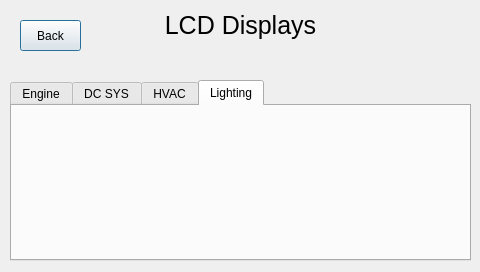
<?xml version="1.0" encoding="UTF-8"?>
<ui version="4.0">
 <class>lcd_display</class>
 <widget class="QDialog" name="lcd_display">
  <property name="geometry">
   <rect>
    <x>0</x>
    <y>0</y>
    <width>480</width>
    <height>272</height>
   </rect>
  </property>
  <property name="windowTitle">
   <string>Monitoring and Control Terminal</string>
  </property>
  <property name="windowIcon">
   <iconset resource="interface.qrc">
    <normaloff>:/new/prefix1/Graphics/microwattlogo.png</normaloff>:/new/prefix1/Graphics/microwattlogo.png</iconset>
  </property>
  <widget class="QTabWidget" name="tabWidget">
   <property name="geometry">
    <rect>
     <x>10</x>
     <y>80</y>
     <width>461</width>
     <height>181</height>
    </rect>
   </property>
   <property name="tabShape">
    <enum>QTabWidget::Rounded</enum>
   </property>
   <property name="currentIndex">
    <number>3</number>
   </property>
   <widget class="QWidget" name="tab">
    <attribute name="title">
     <string>Engine</string>
    </attribute>
    <widget class="QLabel" name="label_2">
     <property name="geometry">
      <rect>
       <x>0</x>
       <y>0</y>
       <width>101</width>
       <height>41</height>
      </rect>
     </property>
     <property name="text">
      <string>Humidity
Level</string>
     </property>
     <property name="alignment">
      <set>Qt::AlignCenter</set>
     </property>
    </widget>
    <widget class="QLabel" name="label_3">
     <property name="geometry">
      <rect>
       <x>0</x>
       <y>50</y>
       <width>101</width>
       <height>41</height>
      </rect>
     </property>
     <property name="text">
      <string>Room
Temperature</string>
     </property>
     <property name="alignment">
      <set>Qt::AlignCenter</set>
     </property>
    </widget>
    <widget class="QLabel" name="label_4">
     <property name="geometry">
      <rect>
       <x>0</x>
       <y>100</y>
       <width>101</width>
       <height>41</height>
      </rect>
     </property>
     <property name="text">
      <string>&lt;html&gt;&lt;head/&gt;&lt;body&gt;&lt;p&gt;CO&lt;span style=&quot; vertical-align:super;&quot;&gt;2 &lt;/span&gt;Level&lt;/p&gt;&lt;/body&gt;&lt;/html&gt;</string>
     </property>
     <property name="alignment">
      <set>Qt::AlignCenter</set>
     </property>
    </widget>
    <widget class="QLCDNumber" name="display_roomtemp">
     <property name="geometry">
      <rect>
       <x>110</x>
       <y>60</y>
       <width>64</width>
       <height>23</height>
      </rect>
     </property>
     <property name="frameShape">
      <enum>QFrame::NoFrame</enum>
     </property>
    </widget>
    <widget class="QLabel" name="label_5">
     <property name="geometry">
      <rect>
       <x>180</x>
       <y>70</y>
       <width>31</width>
       <height>16</height>
      </rect>
     </property>
     <property name="text">
      <string>°C</string>
     </property>
    </widget>
    <widget class="QLCDNumber" name="display_co2">
     <property name="geometry">
      <rect>
       <x>110</x>
       <y>110</y>
       <width>64</width>
       <height>23</height>
      </rect>
     </property>
     <property name="frameShape">
      <enum>QFrame::NoFrame</enum>
     </property>
    </widget>
    <widget class="QLabel" name="label_6">
     <property name="geometry">
      <rect>
       <x>180</x>
       <y>120</y>
       <width>41</width>
       <height>16</height>
      </rect>
     </property>
     <property name="text">
      <string>ppm</string>
     </property>
    </widget>
    <widget class="QLCDNumber" name="display_watertemp">
     <property name="geometry">
      <rect>
       <x>330</x>
       <y>10</y>
       <width>64</width>
       <height>23</height>
      </rect>
     </property>
     <property name="frameShape">
      <enum>QFrame::NoFrame</enum>
     </property>
    </widget>
    <widget class="QLabel" name="label_8">
     <property name="geometry">
      <rect>
       <x>230</x>
       <y>0</y>
       <width>101</width>
       <height>41</height>
      </rect>
     </property>
     <property name="text">
      <string>Water
Temperature</string>
     </property>
     <property name="alignment">
      <set>Qt::AlignCenter</set>
     </property>
    </widget>
    <widget class="QLabel" name="label_9">
     <property name="geometry">
      <rect>
       <x>400</x>
       <y>20</y>
       <width>31</width>
       <height>16</height>
      </rect>
     </property>
     <property name="text">
      <string>°C</string>
     </property>
    </widget>
    <widget class="QLCDNumber" name="display_humidity">
     <property name="geometry">
      <rect>
       <x>110</x>
       <y>10</y>
       <width>64</width>
       <height>23</height>
      </rect>
     </property>
     <property name="frameShape">
      <enum>QFrame::NoFrame</enum>
     </property>
    </widget>
    <widget class="QLabel" name="label_10">
     <property name="geometry">
      <rect>
       <x>180</x>
       <y>20</y>
       <width>31</width>
       <height>16</height>
      </rect>
     </property>
     <property name="text">
      <string>%</string>
     </property>
    </widget>
    <widget class="QLCDNumber" name="display_airouttemp">
     <property name="geometry">
      <rect>
       <x>330</x>
       <y>60</y>
       <width>64</width>
       <height>23</height>
      </rect>
     </property>
     <property name="frameShape">
      <enum>QFrame::NoFrame</enum>
     </property>
    </widget>
    <widget class="QLabel" name="label_15">
     <property name="geometry">
      <rect>
       <x>230</x>
       <y>50</y>
       <width>101</width>
       <height>41</height>
      </rect>
     </property>
     <property name="text">
      <string>Air Out
Temperature</string>
     </property>
     <property name="alignment">
      <set>Qt::AlignCenter</set>
     </property>
    </widget>
    <widget class="QLabel" name="label_16">
     <property name="geometry">
      <rect>
       <x>400</x>
       <y>70</y>
       <width>31</width>
       <height>16</height>
      </rect>
     </property>
     <property name="text">
      <string>°C</string>
     </property>
    </widget>
    <widget class="QLCDNumber" name="display_airintemp">
     <property name="geometry">
      <rect>
       <x>330</x>
       <y>110</y>
       <width>64</width>
       <height>23</height>
      </rect>
     </property>
     <property name="frameShape">
      <enum>QFrame::NoFrame</enum>
     </property>
    </widget>
    <widget class="QLabel" name="label_18">
     <property name="geometry">
      <rect>
       <x>230</x>
       <y>100</y>
       <width>101</width>
       <height>41</height>
      </rect>
     </property>
     <property name="text">
      <string>Air In
Temperature</string>
     </property>
     <property name="alignment">
      <set>Qt::AlignCenter</set>
     </property>
    </widget>
    <widget class="QLabel" name="label_19">
     <property name="geometry">
      <rect>
       <x>400</x>
       <y>120</y>
       <width>31</width>
       <height>16</height>
      </rect>
     </property>
     <property name="text">
      <string>°C</string>
     </property>
    </widget>
   </widget>
   <widget class="QWidget" name="tab_2">
    <attribute name="title">
     <string>DC SYS</string>
    </attribute>
    <widget class="QSlider" name="control_roomtemp">
     <property name="geometry">
      <rect>
       <x>40</x>
       <y>10</y>
       <width>21</width>
       <height>101</height>
      </rect>
     </property>
     <property name="minimum">
      <number>15</number>
     </property>
     <property name="maximum">
      <number>25</number>
     </property>
     <property name="value">
      <number>18</number>
     </property>
     <property name="orientation">
      <enum>Qt::Vertical</enum>
     </property>
    </widget>
    <widget class="QLabel" name="label_11">
     <property name="geometry">
      <rect>
       <x>0</x>
       <y>110</y>
       <width>101</width>
       <height>41</height>
      </rect>
     </property>
     <property name="text">
      <string>Room
Temperature</string>
     </property>
     <property name="alignment">
      <set>Qt::AlignCenter</set>
     </property>
    </widget>
    <widget class="QLabel" name="label_12">
     <property name="geometry">
      <rect>
       <x>270</x>
       <y>110</y>
       <width>101</width>
       <height>41</height>
      </rect>
     </property>
     <property name="text">
      <string>Low
Humidity</string>
     </property>
     <property name="alignment">
      <set>Qt::AlignCenter</set>
     </property>
    </widget>
    <widget class="QSlider" name="control_watertemp">
     <property name="geometry">
      <rect>
       <x>130</x>
       <y>10</y>
       <width>21</width>
       <height>101</height>
      </rect>
     </property>
     <property name="minimum">
      <number>25</number>
     </property>
     <property name="maximum">
      <number>60</number>
     </property>
     <property name="value">
      <number>25</number>
     </property>
     <property name="orientation">
      <enum>Qt::Vertical</enum>
     </property>
    </widget>
    <widget class="QLabel" name="label_13">
     <property name="geometry">
      <rect>
       <x>180</x>
       <y>110</y>
       <width>101</width>
       <height>41</height>
      </rect>
     </property>
     <property name="text">
      <string>High
Humidity</string>
     </property>
     <property name="alignment">
      <set>Qt::AlignCenter</set>
     </property>
    </widget>
    <widget class="QSlider" name="control_highhumidity">
     <property name="geometry">
      <rect>
       <x>220</x>
       <y>10</y>
       <width>21</width>
       <height>101</height>
      </rect>
     </property>
     <property name="minimum">
      <number>0</number>
     </property>
     <property name="maximum">
      <number>100</number>
     </property>
     <property name="value">
      <number>18</number>
     </property>
     <property name="orientation">
      <enum>Qt::Vertical</enum>
     </property>
    </widget>
    <widget class="QLabel" name="label_14">
     <property name="geometry">
      <rect>
       <x>360</x>
       <y>110</y>
       <width>101</width>
       <height>41</height>
      </rect>
     </property>
     <property name="text">
      <string>CO&lt;span style=&quot; vertical-align:super;&quot;&gt;2&lt;/span&gt;
Limit</string>
     </property>
     <property name="alignment">
      <set>Qt::AlignCenter</set>
     </property>
    </widget>
    <widget class="QSlider" name="control_lowhumidity">
     <property name="geometry">
      <rect>
       <x>310</x>
       <y>10</y>
       <width>21</width>
       <height>101</height>
      </rect>
     </property>
     <property name="minimum">
      <number>0</number>
     </property>
     <property name="maximum">
      <number>100</number>
     </property>
     <property name="value">
      <number>18</number>
     </property>
     <property name="orientation">
      <enum>Qt::Vertical</enum>
     </property>
    </widget>
    <widget class="QLabel" name="label_20">
     <property name="geometry">
      <rect>
       <x>90</x>
       <y>110</y>
       <width>101</width>
       <height>41</height>
      </rect>
     </property>
     <property name="text">
      <string>Water
Temperature</string>
     </property>
     <property name="alignment">
      <set>Qt::AlignCenter</set>
     </property>
    </widget>
    <widget class="QSlider" name="control_co2limit">
     <property name="geometry">
      <rect>
       <x>400</x>
       <y>10</y>
       <width>21</width>
       <height>101</height>
      </rect>
     </property>
     <property name="minimum">
      <number>400</number>
     </property>
     <property name="maximum">
      <number>3000</number>
     </property>
     <property name="value">
      <number>400</number>
     </property>
     <property name="orientation">
      <enum>Qt::Vertical</enum>
     </property>
    </widget>
    <widget class="QLabel" name="control_displayroomtemp">
     <property name="geometry">
      <rect>
       <x>60</x>
       <y>40</y>
       <width>51</width>
       <height>31</height>
      </rect>
     </property>
     <property name="text">
      <string>n/a</string>
     </property>
    </widget>
    <widget class="QLabel" name="control_displaywatertemp">
     <property name="geometry">
      <rect>
       <x>150</x>
       <y>40</y>
       <width>51</width>
       <height>31</height>
      </rect>
     </property>
     <property name="text">
      <string>n/a</string>
     </property>
    </widget>
    <widget class="QLabel" name="control_displayhighhumidity">
     <property name="geometry">
      <rect>
       <x>240</x>
       <y>40</y>
       <width>51</width>
       <height>31</height>
      </rect>
     </property>
     <property name="text">
      <string>n/a</string>
     </property>
    </widget>
    <widget class="QLabel" name="control_displaylowhumidity">
     <property name="geometry">
      <rect>
       <x>330</x>
       <y>40</y>
       <width>51</width>
       <height>31</height>
      </rect>
     </property>
     <property name="text">
      <string>n/a</string>
     </property>
    </widget>
    <widget class="QLabel" name="control_displayco2limit">
     <property name="geometry">
      <rect>
       <x>420</x>
       <y>40</y>
       <width>51</width>
       <height>31</height>
      </rect>
     </property>
     <property name="text">
      <string>n/a</string>
     </property>
    </widget>
   </widget>
   <widget class="QWidget" name="tab_3">
    <attribute name="title">
     <string>HVAC</string>
    </attribute>
    <widget class="QSlider" name="control_ledtolerance">
     <property name="geometry">
      <rect>
       <x>40</x>
       <y>80</y>
       <width>160</width>
       <height>20</height>
      </rect>
     </property>
     <property name="maximum">
      <number>10</number>
     </property>
     <property name="orientation">
      <enum>Qt::Horizontal</enum>
     </property>
    </widget>
    <widget class="QLabel" name="label_21">
     <property name="geometry">
      <rect>
       <x>60</x>
       <y>100</y>
       <width>121</width>
       <height>31</height>
      </rect>
     </property>
     <property name="text">
      <string>LED Temperature
Tolerance (°C)</string>
     </property>
     <property name="alignment">
      <set>Qt::AlignCenter</set>
     </property>
    </widget>
    <widget class="QSlider" name="control_blight">
     <property name="geometry">
      <rect>
       <x>260</x>
       <y>80</y>
       <width>160</width>
       <height>20</height>
      </rect>
     </property>
     <property name="maximum">
      <number>1000</number>
     </property>
     <property name="orientation">
      <enum>Qt::Horizontal</enum>
     </property>
    </widget>
    <widget class="QLabel" name="label_22">
     <property name="geometry">
      <rect>
       <x>280</x>
       <y>100</y>
       <width>121</width>
       <height>31</height>
      </rect>
     </property>
     <property name="text">
      <string>Backlight
Timeout (sec)</string>
     </property>
     <property name="alignment">
      <set>Qt::AlignCenter</set>
     </property>
    </widget>
    <widget class="QLabel" name="control_displayledtolerance">
     <property name="geometry">
      <rect>
       <x>110</x>
       <y>70</y>
       <width>61</width>
       <height>15</height>
      </rect>
     </property>
     <property name="font">
      <font>
       <pointsize>9</pointsize>
      </font>
     </property>
     <property name="text">
      <string>N/A</string>
     </property>
    </widget>
    <widget class="QLabel" name="control_displayblight">
     <property name="geometry">
      <rect>
       <x>330</x>
       <y>70</y>
       <width>61</width>
       <height>15</height>
      </rect>
     </property>
     <property name="font">
      <font>
       <pointsize>9</pointsize>
      </font>
     </property>
     <property name="text">
      <string>N/A</string>
     </property>
    </widget>
    <widget class="QSlider" name="control_backlightbrightness">
     <property name="geometry">
      <rect>
       <x>140</x>
       <y>20</y>
       <width>160</width>
       <height>20</height>
      </rect>
     </property>
     <property name="maximum">
      <number>8</number>
     </property>
     <property name="orientation">
      <enum>Qt::Horizontal</enum>
     </property>
    </widget>
    <widget class="QLabel" name="control_displaybacklightbrightness">
     <property name="geometry">
      <rect>
       <x>210</x>
       <y>10</y>
       <width>61</width>
       <height>15</height>
      </rect>
     </property>
     <property name="font">
      <font>
       <pointsize>9</pointsize>
      </font>
     </property>
     <property name="text">
      <string>N/A</string>
     </property>
    </widget>
    <widget class="QLabel" name="label_23">
     <property name="geometry">
      <rect>
       <x>160</x>
       <y>40</y>
       <width>121</width>
       <height>31</height>
      </rect>
     </property>
     <property name="text">
      <string>Backlight
Brightness</string>
     </property>
     <property name="alignment">
      <set>Qt::AlignCenter</set>
     </property>
    </widget>
   </widget>
   <widget class="QWidget" name="tab_4">
    <attribute name="title">
     <string>Lighting</string>
    </attribute>
   </widget>
  </widget>
  <widget class="QPushButton" name="pushButton">
   <property name="geometry">
    <rect>
     <x>20</x>
     <y>20</y>
     <width>61</width>
     <height>31</height>
    </rect>
   </property>
   <property name="text">
    <string>Back</string>
   </property>
  </widget>
  <widget class="QLabel" name="logo">
   <property name="geometry">
    <rect>
     <x>430</x>
     <y>10</y>
     <width>41</width>
     <height>41</height>
    </rect>
   </property>
   <property name="text">
    <string/>
   </property>
   <property name="pixmap">
    <pixmap resource="interface.qrc">:/new/prefix1/Graphics/microwattlogo.png</pixmap>
   </property>
   <property name="scaledContents">
    <bool>true</bool>
   </property>
  </widget>
  <widget class="QLabel" name="label_17">
   <property name="geometry">
    <rect>
     <x>10</x>
     <y>10</y>
     <width>461</width>
     <height>31</height>
    </rect>
   </property>
   <property name="font">
    <font>
     <pointsize>19</pointsize>
    </font>
   </property>
   <property name="text">
    <string>LCD Displays</string>
   </property>
   <property name="alignment">
    <set>Qt::AlignCenter</set>
   </property>
  </widget>
 </widget>
 <resources>
  <include location="interface.qrc"/>
 </resources>
 <connections/>
</ui>
